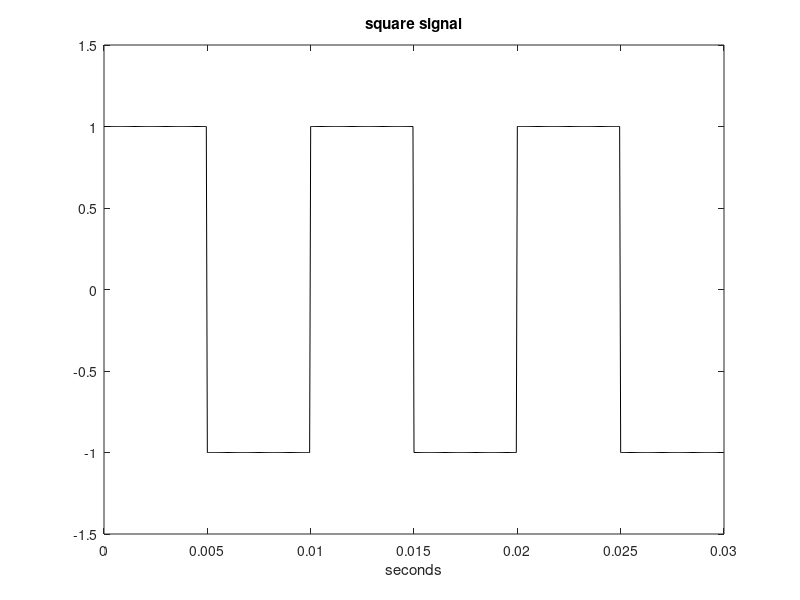

Recreate this plot in MATLAB.
% square signal 
% matlab function with duty cycle
% square()

fsignal = 100;            % signal frequency in hz
w = 2 * pi * fsignal;     % signal frequency in radians
signalduration = 0.03;    % signal duration in seconds

fsampling = 20000;
tiv = 1/fsampling;
t = 0: tiv : signalduration-tiv;

y=square(w*t);
plot(t,y,'k'); 
axis([0 signalduration -1.5 1.5]);
xlabel('seconds'); title('square signal');